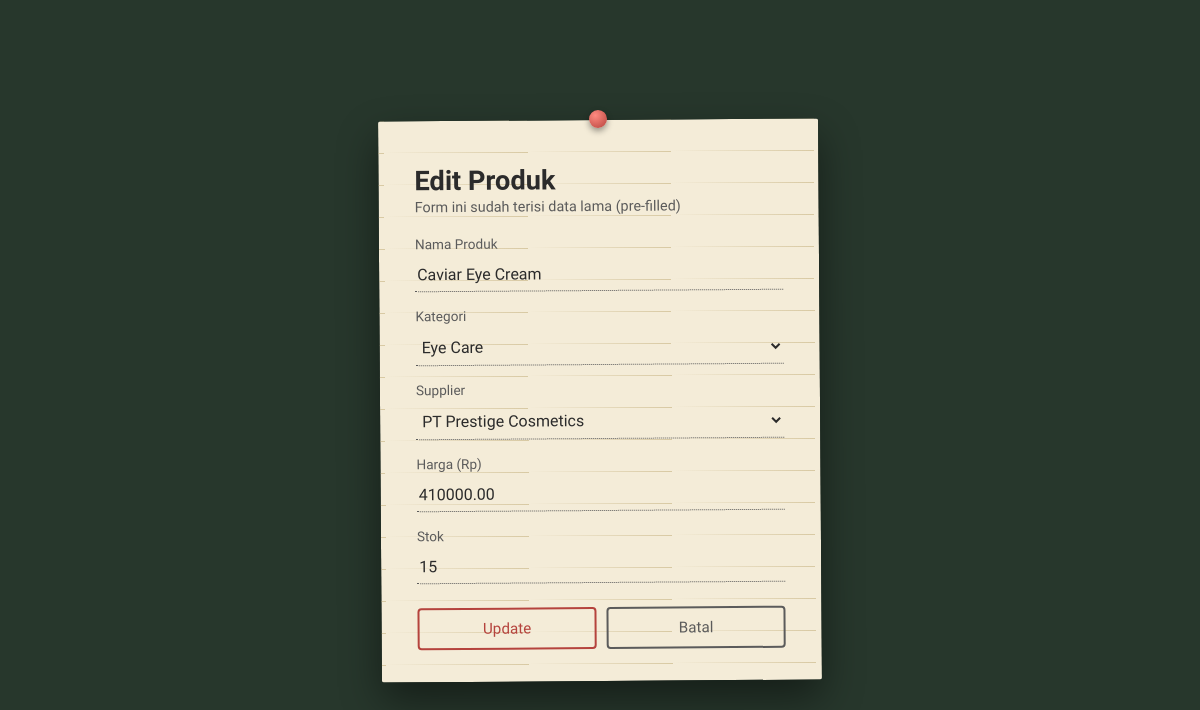
The page /update.php?id=10 on the database its author committed.
### tables this page shows
CREATE TABLE produk (
    id INT AUTO_INCREMENT PRIMARY KEY,
    nama_produk VARCHAR(150) NOT NULL,
    kategori_id INT NOT NULL,
    supplier_id INT NOT NULL,
    harga DECIMAL(12,2) NOT NULL DEFAULT 0,
    stok INT NOT NULL DEFAULT 0,
    created_at TIMESTAMP DEFAULT CURRENT_TIMESTAMP,
    CONSTRAINT fk_produk_kategori FOREIGN KEY (kategori_id)
        REFERENCES kategori(id) ON DELETE RESTRICT ON UPDATE CASCADE,
    CONSTRAINT fk_produk_supplier FOREIGN KEY (supplier_id)
        REFERENCES supplier(id) ON DELETE RESTRICT ON UPDATE CASCADE
);

CREATE TABLE kategori (
    id INT AUTO_INCREMENT PRIMARY KEY,
    nama_kategori VARCHAR(100) NOT NULL
);

CREATE TABLE supplier (
    id INT AUTO_INCREMENT PRIMARY KEY,
    nama_supplier VARCHAR(100) NOT NULL,
    kontak VARCHAR(50) NOT NULL
);

### includes/functions.php (called while the page is built, shortened)
<?php
function getAllKategori(PDO $pdo): array
{
    $stmt = $pdo->query('SELECT id, nama_kategori FROM kategori ORDER BY nama_kategori ASC');
    return $stmt->fetchAll();
}
function getAllSupplier(PDO $pdo): array
{
    $stmt = $pdo->query('SELECT id, nama_supplier FROM supplier ORDER BY nama_supplier ASC');
    return $stmt->fetchAll();
}
function getProdukById(PDO $pdo, int $id): ?array
{
    $stmt = $pdo->prepare('SELECT * FROM produk WHERE id = :id');
    $stmt->execute(['id' => $id]);
    $row = $stmt->fetch();
    return $row ?: null;
}

### update.php (the view, shortened to what this page needs)
<?php
require_once __DIR__ . '/includes/config.php';
$id = (int) ($_GET['id'] ?? $_POST['id'] ?? 0);
$produk = getProdukById($pdo, $id);
$old = [
    'nama_produk' => $produk['nama_produk'],
    'kategori_id' => $produk['kategori_id'],
    'supplier_id' => $produk['supplier_id'],
    'harga'       => $produk['harga'],
    'stok'        => $produk['stok'],
];
$kategoriList = getAllKategori($pdo);
$supplierList = getAllSupplier($pdo);
?>
<!DOCTYPE html>
<html lang="id">
<head>
<link rel="stylesheet" href="assets/style.css">
</head>
<body>
<div class="board">
  <div class="paper">
    <div class="pin"></div>
    <h1 class="page-title">Edit Produk</h1>
    <p class="page-subtitle">Form ini sudah terisi data lama (pre-filled)</p>
    <form method="POST" action="update.php?id=<?= (int) $id ?>" novalidate>
      <label class="field-label">
        Nama Produk
        <input type="text" name="nama_produk" value="<?= htmlspecialchars($old['nama_produk'], ENT_QUOTES, 'UTF-8') ?>" required>
      </label>
      <label class="field-label">
        Kategori
        <select name="kategori_id" required>
          <?php foreach ($kategoriList as $k): ?>
            <option value="<?= (int) $k['id'] ?>" <?= (string) $old['kategori_id'] === (string) $k['id'] ? 'selected' : '' ?>>
              <?= htmlspecialchars($k['nama_kategori'], ENT_QUOTES, 'UTF-8') ?>
            </option>
          <?php endforeach; ?>
        </select>
      </label>
      <label class="field-label">
        Supplier
        <select name="supplier_id" required>
          <?php foreach ($supplierList as $s): ?>
            <option value="<?= (int) $s['id'] ?>" <?= (string) $old['supplier_id'] === (string) $s['id'] ? 'selected' : '' ?>>
              <?= htmlspecialchars($s['nama_supplier'], ENT_QUOTES, 'UTF-8') ?>
            </option>
          <?php endforeach; ?>
        </select>
      </label>
      <label class="field-label">
        Harga (Rp)
        <input type="number" step="0.01" min="0" name="harga" value="<?= htmlspecialchars((string) $old['harga'], ENT_QUOTES, 'UTF-8') ?>" required>
      </label>
      <label class="field-label">
        Stok
        <input type="number" min="0" name="stok" value="<?= htmlspecialchars((string) $old['stok'], ENT_QUOTES, 'UTF-8') ?>" required>
      </label>
      <div class="btn-row">
        <button type="submit" class="stamp-btn">Update</button>
        <a href="index.php" class="stamp-btn stamp-btn--ink" style="text-align:center;text-decoration:none;">Batal</a>
      </div>
    </form>
  </div>
</div>
</body>
</html>

### assets/style.css (style rules this page uses)
:root { --paper: #f4ecd8; --paper-line: #d8c9a3; --ink: #2b2b2b; --pencil: #5b5b5b; --pen-red: #b5433d; --pen-green: #3f6b4a; --stamp-amber: #c17f27; --board: #27372c; }
* { box-sizing: border-box; }
body { margin: 0; font-family: 'Work Sans', sans-serif; color: var(--ink); background: var(--board); }
.board { min-height: 100vh; display: flex; align-items: center; justify-content: center; padding: 40px 16px; background: var(--board); }
.paper { position: relative; width: 100%; max-width: 440px; background: var(--paper); background-image: repeating-linear-gradient( transparent, transparent 31px, var(--paper-line) 32px ); padding: 40px 36px 32px; border-radius: 2px; box-shadow: 0 18px 40px rgba(0,0,0,0.45); transform: rotate(-0.4deg); }
.pin { position: absolute; top: -10px; left: 50%; transform: translateX(-50%); width: 18px; height: 18px; border-radius: 50%; background: radial-gradient(circle at 35% 30%, #ff8a80, var(--pen-red)); box-shadow: 0 3px 6px rgba(0,0,0,0.4); }
.page-title { font-family: 'Special Elite', monospace; font-size: 1.7rem; margin: 4px 0 2px; }
.page-subtitle { margin: 0 0 20px; color: var(--pencil); font-size: 0.9rem; }
.field-label { display: block; font-family: 'Special Elite', monospace; font-size: 0.85rem; color: var(--pencil); margin-bottom: 16px; }
.field-label input, .field-label select { display: block; width: 100%; margin-top: 6px; padding: 7px 2px; font-family: 'Work Sans', sans-serif; font-size: 1rem; color: var(--ink); background: transparent; border: none; border-bottom: 1px dotted var(--pencil); outline: none; }
.btn-row { display: flex; gap: 10px; margin-top: 24px; }
.stamp-btn { flex: 1; padding: 10px 14px; font-family: 'Special Elite', monospace; font-size: 0.95rem; color: var(--pen-red); background: transparent; border: 2px double var(--pen-red); border-radius: 4px; cursor: pointer; text-align: center; text-decoration: none; display: inline-block; transition: transform 0.15s ease, background 0.15s ease; }
.stamp-btn--ink { color: var(--pencil); border-color: var(--pencil); }

### rows shown on the page
produk: nama_produk "Caviar Eye Cream", kategori_id "Eye Care", supplier_id "PT Prestige Cosmetics", harga "410000.00", stok "15"
